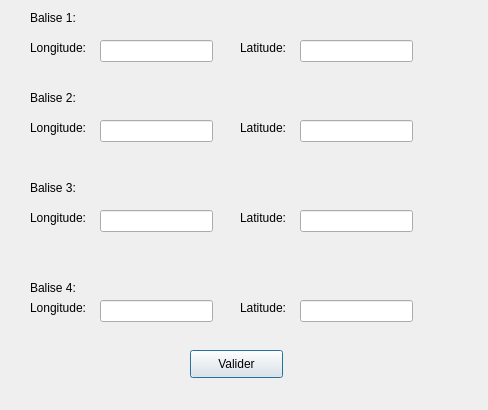
<?xml version="1.0" encoding="UTF-8"?>
<ui version="4.0">
 <class>Balise_IHM</class>
 <widget class="QDialog" name="Balise_IHM">
  <property name="geometry">
   <rect>
    <x>0</x>
    <y>0</y>
    <width>488</width>
    <height>410</height>
   </rect>
  </property>
  <property name="windowTitle">
   <string>Dialog</string>
  </property>
  <widget class="QLabel" name="label_7">
   <property name="geometry">
    <rect>
     <x>30</x>
     <y>210</y>
     <width>61</width>
     <height>16</height>
    </rect>
   </property>
   <property name="text">
    <string>Longitude:</string>
   </property>
  </widget>
  <widget class="QLineEdit" name="TxtLatitude_3">
   <property name="geometry">
    <rect>
     <x>300</x>
     <y>210</y>
     <width>113</width>
     <height>22</height>
    </rect>
   </property>
   <property name="text">
    <string/>
   </property>
  </widget>
  <widget class="QLabel" name="label_12">
   <property name="geometry">
    <rect>
     <x>30</x>
     <y>300</y>
     <width>61</width>
     <height>16</height>
    </rect>
   </property>
   <property name="text">
    <string>Longitude:</string>
   </property>
  </widget>
  <widget class="QLabel" name="label_5">
   <property name="geometry">
    <rect>
     <x>240</x>
     <y>120</y>
     <width>51</width>
     <height>16</height>
    </rect>
   </property>
   <property name="text">
    <string>Latitude:</string>
   </property>
  </widget>
  <widget class="QLabel" name="label_11">
   <property name="geometry">
    <rect>
     <x>240</x>
     <y>300</y>
     <width>51</width>
     <height>16</height>
    </rect>
   </property>
   <property name="text">
    <string>Latitude:</string>
   </property>
  </widget>
  <widget class="QLabel" name="label_10">
   <property name="geometry">
    <rect>
     <x>30</x>
     <y>280</y>
     <width>55</width>
     <height>16</height>
    </rect>
   </property>
   <property name="text">
    <string>Balise 4:</string>
   </property>
  </widget>
  <widget class="QLabel" name="label_6">
   <property name="geometry">
    <rect>
     <x>30</x>
     <y>120</y>
     <width>61</width>
     <height>16</height>
    </rect>
   </property>
   <property name="text">
    <string>Longitude:</string>
   </property>
  </widget>
  <widget class="QLabel" name="label_2">
   <property name="geometry">
    <rect>
     <x>30</x>
     <y>90</y>
     <width>55</width>
     <height>16</height>
    </rect>
   </property>
   <property name="text">
    <string>Balise 2:</string>
   </property>
  </widget>
  <widget class="QLabel" name="label">
   <property name="geometry">
    <rect>
     <x>30</x>
     <y>10</y>
     <width>55</width>
     <height>16</height>
    </rect>
   </property>
   <property name="text">
    <string>Balise 1:</string>
   </property>
  </widget>
  <widget class="QLineEdit" name="TxtLongitude_1">
   <property name="geometry">
    <rect>
     <x>100</x>
     <y>40</y>
     <width>113</width>
     <height>22</height>
    </rect>
   </property>
  </widget>
  <widget class="QLabel" name="label_8">
   <property name="geometry">
    <rect>
     <x>240</x>
     <y>210</y>
     <width>51</width>
     <height>16</height>
    </rect>
   </property>
   <property name="text">
    <string>Latitude:</string>
   </property>
  </widget>
  <widget class="QLineEdit" name="TxtLongitude_3">
   <property name="geometry">
    <rect>
     <x>100</x>
     <y>210</y>
     <width>113</width>
     <height>22</height>
    </rect>
   </property>
  </widget>
  <widget class="QLineEdit" name="TxtLatitude_2">
   <property name="geometry">
    <rect>
     <x>300</x>
     <y>120</y>
     <width>113</width>
     <height>22</height>
    </rect>
   </property>
  </widget>
  <widget class="QLineEdit" name="TxtLongitude_2">
   <property name="geometry">
    <rect>
     <x>100</x>
     <y>120</y>
     <width>113</width>
     <height>22</height>
    </rect>
   </property>
  </widget>
  <widget class="QLineEdit" name="TxtLatitude_4">
   <property name="geometry">
    <rect>
     <x>300</x>
     <y>300</y>
     <width>113</width>
     <height>22</height>
    </rect>
   </property>
  </widget>
  <widget class="QLabel" name="label_3">
   <property name="geometry">
    <rect>
     <x>30</x>
     <y>40</y>
     <width>61</width>
     <height>16</height>
    </rect>
   </property>
   <property name="text">
    <string>Longitude:</string>
   </property>
  </widget>
  <widget class="QLineEdit" name="TxtLatitude_1">
   <property name="geometry">
    <rect>
     <x>300</x>
     <y>40</y>
     <width>113</width>
     <height>22</height>
    </rect>
   </property>
  </widget>
  <widget class="QLabel" name="label_4">
   <property name="geometry">
    <rect>
     <x>240</x>
     <y>40</y>
     <width>51</width>
     <height>16</height>
    </rect>
   </property>
   <property name="text">
    <string>Latitude:</string>
   </property>
  </widget>
  <widget class="QLabel" name="label_9">
   <property name="geometry">
    <rect>
     <x>30</x>
     <y>180</y>
     <width>55</width>
     <height>16</height>
    </rect>
   </property>
   <property name="text">
    <string>Balise 3:</string>
   </property>
  </widget>
  <widget class="QLineEdit" name="TxtLongitude_4">
   <property name="geometry">
    <rect>
     <x>100</x>
     <y>300</y>
     <width>113</width>
     <height>22</height>
    </rect>
   </property>
  </widget>
  <widget class="QPushButton" name="BtnValider">
   <property name="geometry">
    <rect>
     <x>190</x>
     <y>350</y>
     <width>93</width>
     <height>28</height>
    </rect>
   </property>
   <property name="text">
    <string>Valider</string>
   </property>
  </widget>
 </widget>
 <resources/>
 <connections/>
</ui>
